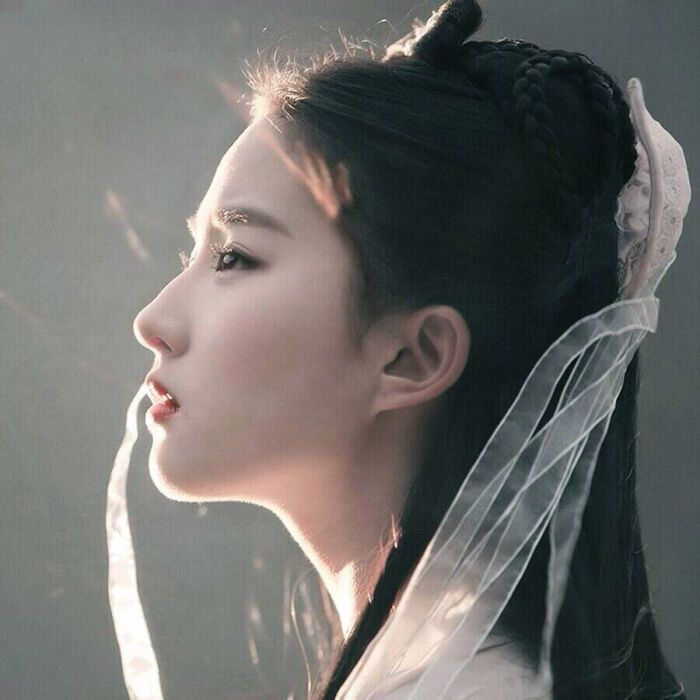
#> input picture 机器学习/data/lyf.jpg, 700 x 700 px
$ python 'OpenCV基础.py'
#> lines starting #> are read from the running program, lines starting #| are printed output that depends on the picture
import cv2 as cv
import numpy as np

# 读取图片  (b,g,r)
img = cv.imread('../data/lyf.jpg')
#> img is the input picture: shape (700, 700, 3); mean B, G, R 105.2, 107.9, 108.9
print(img.shape)
#| (700, 700, 3)
cv.imshow('img', img)
# 对img进行切片 img[:,:,0],提取蓝色通道
blue = np.zeros_like(img)
blue[:, :, 0] = img[:, :, 0]
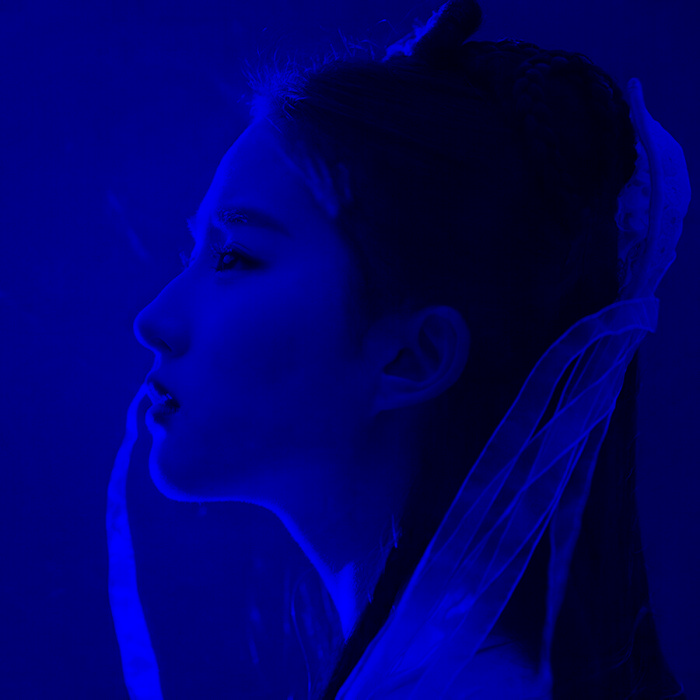
#> blue: shape (700, 700, 3); mean B, G, R 105.2, 0, 0
# cv.imshow('blue', blue)

# 对img进行切片 img[:,:,1],提取绿色通道
green = np.zeros_like(img)
green[:, :, 1] = img[:, :, 1]
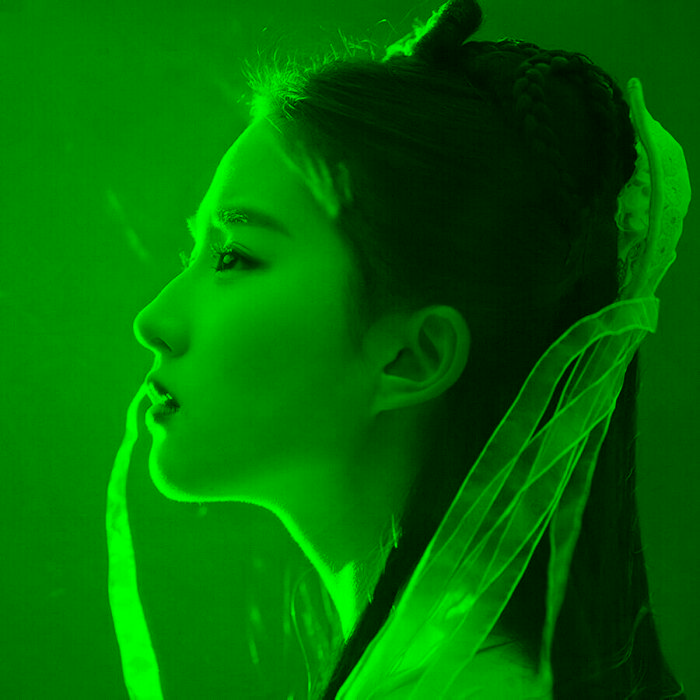
#> green: shape (700, 700, 3); mean B, G, R 0, 107.9, 0
# cv.imshow('green', green)

# 对img进行切片 img[:,:,2],提取红色通道
red = np.zeros_like(img)
red[:, :, 2] = img[:, :, 2]
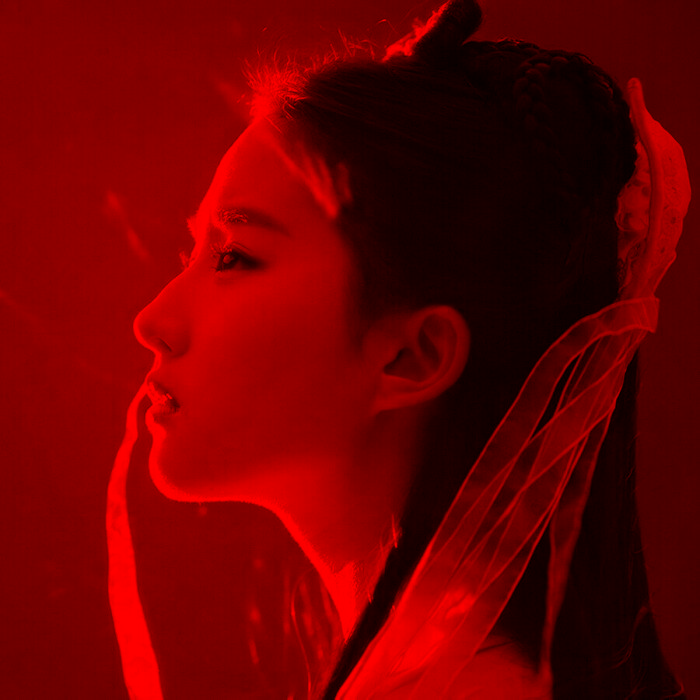
#> red: shape (700, 700, 3); mean B, G, R 0, 0, 108.9
# cv.imshow('red', red)

# 图像裁剪
h, w = img.shape[:2]
#> h = 700; w = 700
t, b = int(h / 4), int(h * 3 / 4)
#> t = 175; b = 525
l, r = int(w / 4), int(w * 3 / 4)
#> l = 175; r = 525
cropped = img[t:b, l:r, :]
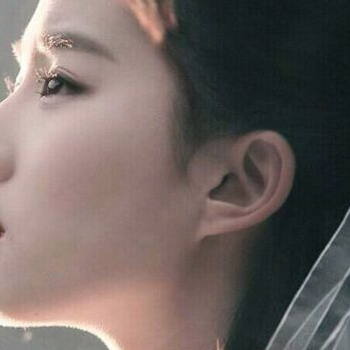
#> cropped: shape (350, 350, 3); mean B, G, R 97, 100.7, 111.6
cv.imshow('cropped', cropped)

# 图像缩放 interpolation=线型插值
scaled = cv.resize(cropped, (300, 600))
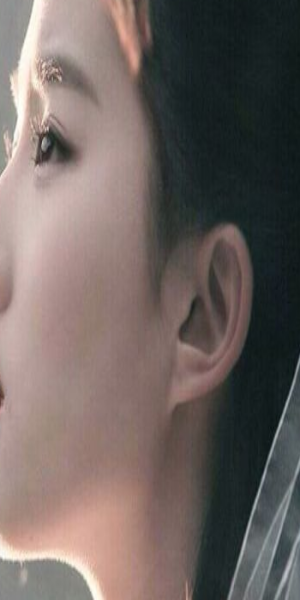
#> scaled: shape (600, 300, 3); mean B, G, R 96.9, 100.6, 111.5
cv.imshow('scaled', scaled)
scaled2 = cv.resize(cropped, None, fx=2, fy=2)
cv.imshow('scaled2', scaled2)

# 图像保存
# cv.imwrite('red.jpg', red)
cv.waitKey()

$ run again, with 机器学习/data/table.jpg copied over 机器学习/data/lyf.jpg
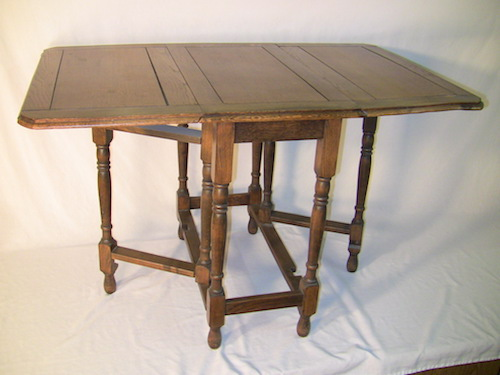
#> input picture 机器学习/data/table.jpg, 500 x 375 px
#> img is the input picture: shape (375, 500, 3); mean B, G, R 157.7, 169.6, 182.9
#| (375, 500, 3)
#> `scaled = cv.resize(cropped, (300, 600))`:
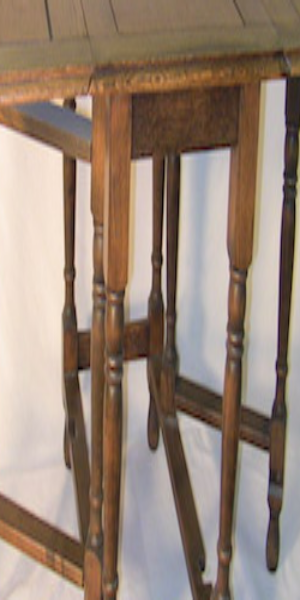
#> scaled: shape (600, 300, 3); mean B, G, R 119.4, 133.5, 152.5
#> `scaled2 = cv.resize(cropped, None, fx=2, fy=2)`:
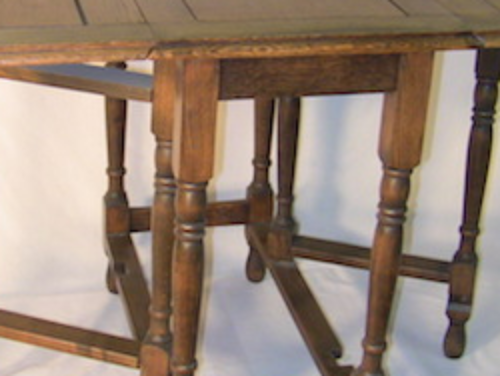
#> scaled2: shape (376, 500, 3); mean B, G, R 119.5, 133.6, 152.6
